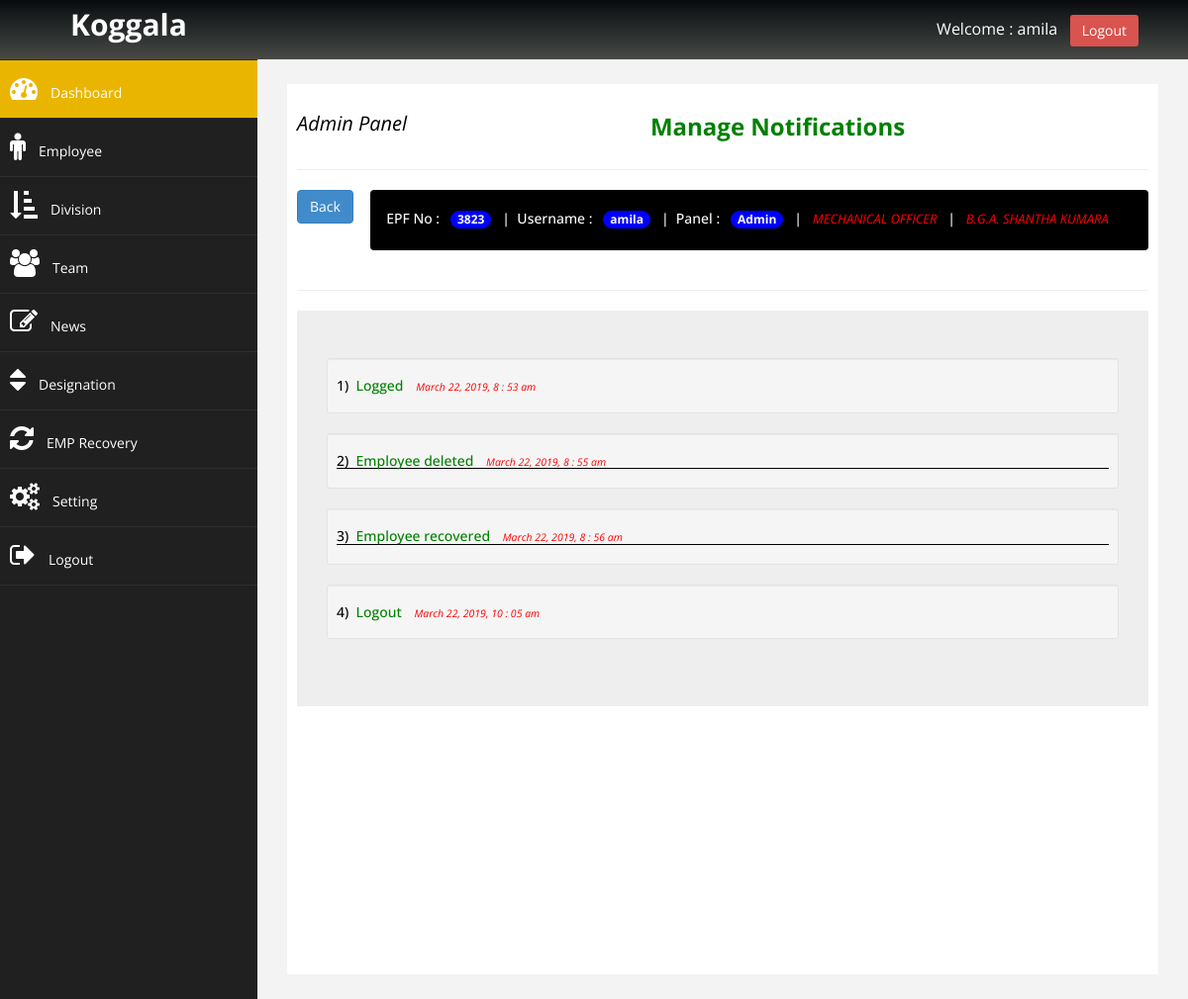
The app's page /admin/manage_notiResult.php?trxn_id=2 (signed in) with its own data.
### tables this page shows
CREATE TABLE `trxn` (
  `trxn_id` int(11) NOT NULL,
  `user_id` int(11) NOT NULL,
  `status` varchar(20) NOT NULL,
  `active` int(11) NOT NULL
);

CREATE TABLE `user` (
  `id` int(11) NOT NULL,
  `active_id` int(11) NOT NULL,
  `epf_no` varchar(50) NOT NULL,
  `username` varchar(50) NOT NULL,
  `password` varchar(50) NOT NULL,
  `category` int(11) NOT NULL,
  `user_level` int(11) NOT NULL
);

CREATE TABLE `user_category` (
  `id` int(11) NOT NULL,
  `description` text NOT NULL,
  `url` text NOT NULL
);

CREATE TABLE `position` (
  `position_id` int(11) NOT NULL,
  `active_id` int(11) NOT NULL,
  `position` varchar(50) NOT NULL
);

CREATE TABLE `employee` (
  `emp_id` int(11) NOT NULL,
  `active_id` int(11) NOT NULL,
  `epf_no` varchar(50) NOT NULL,
  `position` int(11) DEFAULT NULL,
  `ename` varchar(200) DEFAULT NULL,
  `address` varchar(200) DEFAULT NULL,
  `dob` date DEFAULT NULL,
  `gender` varchar(10) NOT NULL,
  `tel_personal` varchar(20) DEFAULT NULL,
  `tel_home` varchar(20) DEFAULT NULL,
  `nic` varchar(15) DEFAULT NULL,
  `devision` int(11) DEFAULT NULL,
  `team` int(11) DEFAULT NULL,
  `ephoto` varchar(50) DEFAULT NULL,
  `minimum_edu` int(11) DEFAULT NULL,
  `sports` varchar(200) DEFAULT NULL,
  `extra_edu` varchar(200) DEFAULT NULL,
  `e_doj` date DEFAULT NULL,
  `other_company` varchar(200) DEFAULT NULL,
  `occupation` varchar(100) DEFAULT NULL,
  `etime_period` int(11) DEFAULT NULL,
  `remarks` text NOT NULL,
  `religion` varchar(50) NOT NULL,
  `civilstatus` varchar(50) NOT NULL,
  `catogaroy` varchar(50) NOT NULL
);

CREATE TABLE `trxn_dtl` (
  `dtl_id` int(11) NOT NULL,
  `trxn_id` int(11) NOT NULL,
  `type` int(11) NOT NULL,
  `trxn_date` datetime NOT NULL,
  `description` varchar(50) NOT NULL
);

CREATE TABLE `trxn_type` (
  `id` int(11) NOT NULL,
  `description` varchar(100) NOT NULL
);

### admin/manage_notiResult.php (the view, shortened to what this page needs)
<?php
$con = new mysqli(DB_HOSTNAME,DB_USERNAME, DB_PASSWORD,DB_NAME);
if(!isset($_SESSION["adminSession"])){
        echo "<script type='text/javascript'>window.location.href = '../login.php';</script>";
}else{
?>
<!DOCTYPE html>
<html>
<head>
    <link href="../assets/css/bootstrap.css" rel="stylesheet" />
    <link href="../assets/css/font-awesome.css" rel="stylesheet" />
    <link href="../assets/js/morris/morris-0.4.3.min.css" rel="stylesheet" />
    <link href="../assets/css/custom.css" rel="stylesheet" />
</head>
<body>
	<div id="wrapper">
		<nav class="navbar navbar-default navbar-cls-top" role="navigation" style="margin-bottom: 0">
			<div class="navbar-header">
				<a href="#" class="navbar-brand ">Koggala</a>
			</div>
                <div id="navbar-right">Welcome : <?php echo $_SESSION["adminSession"];?> &nbsp; <a href="logout.php" class="btn btn-danger square-btn-adjust">Logout</a>
                </div>
		</nav>
        <nav class="navbar-default navbar-side" role="navigation">
            <div class="sidebar-collapse">
                <ul class="nav" id="main-menu">
                    <li>
                        <a href="index.php" class="active-menu"><i class="fa fa-dashboard fa-2x"></i>Dashboard</a>
                    </li>
                    <li>
                        <a href="manage_employee.php"><i class="fa fa-male fa-2x"></i>Employee</a>
                    </li>
                    <li>
                        <a href="devision_manage.php"><i class="fa fa-sort-amount-asc fa-2x"></i>Division</a>
                    </li>
                    <li>
                        <a href="team_manage.php"><i class="fa fa-users fa-2x"></i>Team</a>
                    </li>
                    <li>
                        <a href="news_manage.php"><i class="fa fa-edit fa-2x"></i>News</a>
                    </li>
                    <li>
                        <a href="position_manage.php"><i class="fa fa-sort fa-2x"></i>Designation</a>
                   </li>
                    <li>
                        <a href="emp_Recovery.php"><i class="fa fa-refresh fa-2x"></i>EMP Recovery</a>
                    </li>
                    <li>
                        <a href="setting.php"><i class="fa fa-cogs fa-2x"></i>Setting</a>
                    </li>
                    <li>
                        <a href="logout.php"><i class="fa fa-sign-out fa-2x"></i>Logout</a>
                    </li>
                </ul>
            </div>
        </nav>
         <div id="page-wrapper">
            <div id="page-inner">
              <div class="row">
               <div class="col-md-12 col-lg-12 text-center">
                 <h3>
                    <small style="color:black; float:left; font-size:20px;"><i>Admin Panel</i></small>
                     <strong style="color:green">Manage Notifications</strong>
                 </h3>
              </div>
            </div>
            <hr/>
            <div class="row">
              <div class="col-md-1">
                  <div class="form-group">
                     <a href="manage_notification.php" class="btn btn-primary">Back</a>
                  </div>
              </div>
              <div class="col-md-11 col-sm-12 col-xs-12 ">
                <?php
                 if($_GET['trxn_id']){
                  $trxnID              = $_GET['trxn_id'];
                  $udltSQL = "SELECT *
                                        FROM trxn
                                        INNER JOIN user ON trxn.user_id =  user.id
                                        WHERE `trxn`.`trxn_id` = '$trxnID'" ;
                  $udltQry   = mysqli_query($con, $udltSQL);
                  $udltrow = mysqli_fetch_assoc($udltQry);
                    $udltepf     = $udltrow['epf_no'];
                    $udltname    = $udltrow['username'];
                    $udltcatId   = $udltrow['category'];
                     if($udltcatId==0){
                        $udltctgry   = "";
                     }else{
                       $udltcateSQL   = "SELECT * FROM `user_category` WHERE `id` = $udltcatId";
                       $udltcateQuery = mysqli_query($con, $udltcateSQL);
                       $udltcateRow   = mysqli_fetch_assoc($udltcateQuery);
                       $udltctgry    = $udltcateRow['description'];
                    }
                       $ueSQL   = "SELECT * FROM `employee` WHERE `epf_no` = '$udltepf'" ;
                       $ueqry   = mysqli_query($con, $ueSQL);
                       $ueRow   = mysqli_fetch_assoc($ueqry);
                       $ueposId = $ueRow['position'];
                       $ueename = $ueRow['ename'];
                      if($ueposId==0){
                                  $ueposNa   = "";
                      }else{
                          $ueposSQL   = "SELECT * FROM `position` WHERE `position_id` = $ueposId";
                          $ueposQry = mysqli_query($con, $ueposSQL);
                          $ueposRow   = mysqli_fetch_assoc($ueposQry);
                          $ueposNa    = $ueposRow['position'];
                      }
                ?>
              <div class="panel" style="background:black;">
                 <div class="panel-heading">
                  <h5 style="color:white;">EPF No :&nbsp;&nbsp;
                        <span class="badge badge-light" style="background:blue;">
                            <?php echo $udltepf; ?>
                        </span>
                        &nbsp;&nbsp;|&nbsp;&nbsp;Username :&nbsp;&nbsp;
                        <span class="badge badge-light" style="background:blue;">
                            <?php echo $udltname ; ?>
                        </span>
                        &nbsp;&nbsp;|&nbsp;&nbsp;Panel :&nbsp;&nbsp;
                        <span class="badge badge-light" style="background:blue;">
                            <?php echo $udltctgry ; ?>
                        </span>
                        &nbsp;&nbsp;|&nbsp;&nbsp;
                        <small style="color:red;font-size:13px;">
                          <i><?php  echo $ueposNa; ?></i>
                        </small>
                        &nbsp;&nbsp;|&nbsp;&nbsp;
                        <small style="color:red;font-size:13px;">
                          <i><?php  echo $ueename; ?></i>
                        </small>
                    </h5>
                 </div>
              </div>
              </div>
            </div>
            <hr/>
                <div class="jumbotron">
                  <?php
                  $notUpdate = "UPDATE `trxn` SET `status` = 'read' WHERE `trxn`.`trxn_id` = '$trxnID' ";
                  mysqli_query($con, $notUpdate);
                  $notSQL = "SELECT *
                                    FROM trxn
                                          INNER JOIN  trxn_dtl ON trxn.trxn_id =  trxn_dtl.trxn_id
                                    WHERE `trxn`.`trxn_id` = '$trxnID'" ;
                    $notQyery  = mysqli_query($con, $notSQL);
                    $numOfRow = mysqli_num_rows($notQyery);
                    if($numOfRow > 0){
                    $i = 1;
                    while($row = mysqli_fetch_assoc($notQyery)){
                    $dtl_id      = $row['dtl_id'];
                    $type        = $row['type'];
                    $trxn_date   = $row['trxn_date'];
                    $typeSQL    = "SELECT `description` FROM `trxn_type` WHERE `id` = '$type'" ;
                    $typeQyery  = mysqli_query($con, $typeSQL);
                    $typeRow    = mysqli_fetch_assoc($typeQyery);
                    $dsriptin   = $typeRow['description'];
                      switch ($type) {
                          case 1:
                          ?>
                          <div class="well well-sm">
                            <h5>
                              <span id="changeNo">
                                <?php echo  $i.")&nbsp;";?>
                              </span>
                              <span id="changeDis">
                                   <?php echo ucfirst($dsriptin)."&nbsp;"; ?>
                              </span>
                              <small id="changeDate">
                                    <i> &nbsp;&nbsp;<?php echo date('F j, Y, g : i a',strtotime($trxn_date)); ?></i>
                              </small><br>
                            </h5>
                          </div>
                          <?php
                          break;
                          ?>
                          <?php
                          case 4:
                          ?>
                          <div class="well well-sm">
                            <a href="manage_noti_emp_insdtl.php?dtlId=<?php echo $dtl_id?>&amp;notiNum=<?php echo $i;?>" id="change_ahref">
                              <h5 id="change_h5">
                              <span id="changeNo">
                                <?php echo  $i.")&nbsp;";?>
                              </span>
                              <span id="changeDis">
                                   <?php echo ucfirst($dsriptin)."&nbsp;"; ?>
                              </span>
                              <small id="changeDate">
                                    <i> &nbsp;&nbsp;<?php echo date('F j, Y, g : i a',strtotime($trxn_date)); ?></i>
                              </small><br>
                              </h5>
                            </a>
                          </div>
                          <?php
                          break;
                          case 5:
                          ?>
                          <div class="well well-sm">
                            <h5>
                              <span id="changeNo">
                                <?php echo  $i.")&nbsp;";?>
                              </span>
                              <span id="changeDis">
                                   <?php echo ucfirst($dsriptin)."&nbsp;"; ?>
                              </span>
                              <small id="changeDate">
                                    <i> &nbsp;&nbsp;<?php echo date('F j, Y, g : i a',strtotime($trxn_date)); ?></i>
                              </small><br>
                            </h5>
                          </div>
                          <?php
                          break;
                          ?>
                          <?php
                          case 18:
                          ?>
                          <div class="well well-sm">
                            <a href="manage_noti_emp_insdtl.php?dtlId=<?php echo $dtl_id?>&amp;notiNum=<?php echo $i;?>" id="change_ahref">
                                <h5 id="change_h5">
                                <span id="changeNo">
                                  <?php echo  $i.")&nbsp;";?>
                                </span>
                                <span id="changeDis">
                                     <?php echo ucfirst($dsriptin)."&nbsp;"; ?>
                                </span>
                                <small id="changeDate">
                                      <i> &nbsp;&nbsp;<?php echo date('F j, Y, g : i a',strtotime($trxn_date)); ?></i>
                                </small><br>
                                </h5>
                            </a>
                          </div>
                          <?php
                          break;
                      }
                      $i++;
                        }
                  }
                  }
                ?>
               </div>
            </div>
        </div>
    </div>
 <?php
}
 ?>
</body>
</html>

### assets/css/custom.css (style rules this page uses)
body { font-family: 'Open Sans', sans-serif; }
#wrapper { width: 100%; background: #202020; }
#page-wrapper { padding: 15px 15px; min-height: 500px; background: #F3F3F3; }
#page-inner { width: 100%; margin: 10px 20px 10px 0px; background-color:#fff!important; padding: 10px; min-height: 900px; }
.text-center { text-align: center; }
.navbar-cls-top .navbar-brand { color: #fff; width: 260px; text-align: center; height: 60px; font-size: 30px; font-weight: 700px; font-weight: bold; }
#navbar-right { color: white; float: right; padding: 15px 50px 5px 50px; font-size: 16px; }
.square-btn-adjust { border: 0px solid transparent; -webkit-border-radius: 0px; -moz-border-radius: 0px; border-radius: 3px; }
.active-menu { background-color: #EAB500!important; }
.sidebar-collapse, .sidebar-collapse .nav { background: none; }
.sidebar-collapse .nav { padding: 0px; }
.sidebar-collapse .nav > li > a { color: #fff; background: #202020; text-shadow: none; padding: 15px 10px; }
.sidebar-collapse .nav > li { border-bottom: 1px solid rgba(107, 108, 109, 0.19); }
.navbar-side { border:none; background-color: #202020; }
.nav > li > a >i { margin-right: 13px; }
.navbar-cls-top { background: linear-gradient(to bottom, #080a0d, #191c1d, #262b2a, #373a38, #494a46); border-bottom:none; }
.navbar-default { border: 0px solid black; }
@media (min-width: 768px) { #page-wrapper { margin: 0 0 0 260px; padding: 15px 30px; min-height: 900px; } }
@media (min-width: 768px) { .navbar-side { width: 260px; position: absolute; z-index: 1; } }
@media (min-width: 768px) { .navbar { border-radius: 0px; } }

### admin/manage_notiResult.php (style rules this page uses)
#change_ahref { text-decoration: none; }
#change_h5 { border-bottom:1px solid black; }
#changeNo { color:black; }
#changeDis { color:green; }
#changeDate { color:red; }

### records on screen
trxn: user.epf_no "3823", user.username "amila"
user_category: description "Admin"
position: position "MECHANICAL OFFICER"
employee: ename "B.G.A. SHANTHA KUMARA"
trxn_dtl: trxn_type.description "Logged", trxn_date "March 22, 2019, 8 : 53 am"
trxn_dtl: trxn_type.description "Employee deleted", trxn_date "March 22, 2019, 8 : 55 am"
trxn_dtl: trxn_type.description "Employee recovered", trxn_date "March 22, 2019, 8 : 56 am"
trxn_dtl: trxn_type.description "Logout", trxn_date "March 22, 2019, 10 : 05 am"

### other values on screen
$_SESSION["adminSession"] "amila"
